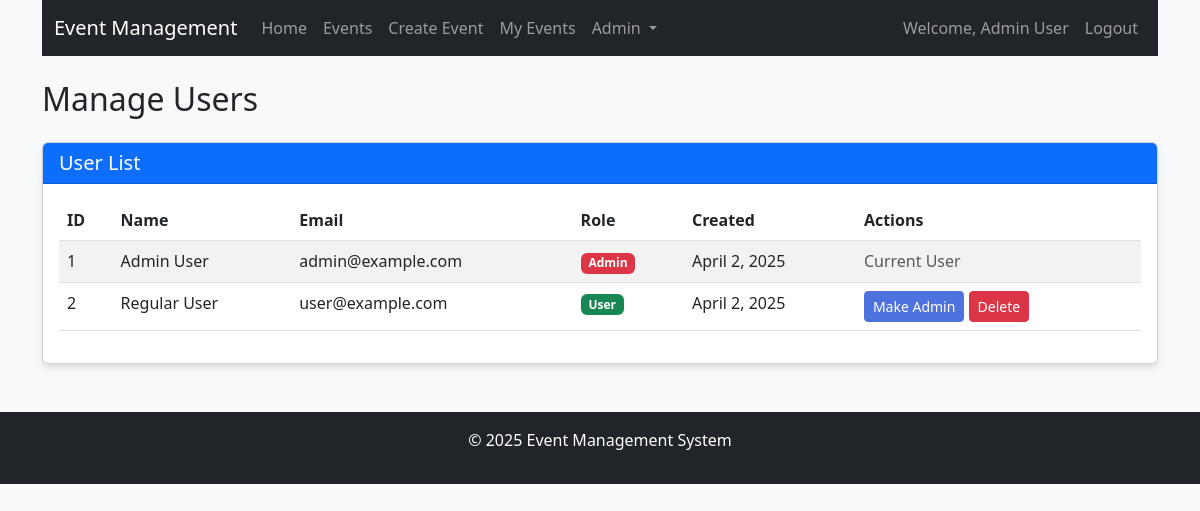
The page /index.php?page=manage-users (signed in) on the database its author committed.
### tables this page shows
CREATE TABLE IF NOT EXISTS users (
    id INT AUTO_INCREMENT PRIMARY KEY,
    name VARCHAR(100) NOT NULL,
    email VARCHAR(100) NOT NULL UNIQUE,
    password VARCHAR(255) NOT NULL,
    role ENUM('user', 'admin') DEFAULT 'user',
    created_at DATETIME DEFAULT CURRENT_TIMESTAMP
);

### includes/functions.php (called while the page is built, shortened)
<?php
function getAllUsers($conn) {
    $query = "SELECT id, name, email, role, created_at FROM users";
    $result = $conn->query($query);
    $users = array();
    if ($result && $result->num_rows > 0) {
        while ($row = $result->fetch_assoc()) {
            $users[] = $row;
        }
    }
    return $users;
}
function formatDate($date) {
    return date("F j, Y", strtotime($date));
}
?>

### pages/manage-users.php (the view, shortened to what this page needs)
<?php
$users = getAllUsers($conn);
?>
<h2 class="mb-4">Manage Users</h2>
<div class="card">
    <div class="card-header bg-primary text-white">
        <h5 class="mb-0">User List</h5>
    </div>
    <div class="card-body">
        <div class="table-responsive">
            <table class="table table-striped table-hover">
                <thead>
                    <tr>
                        <th>ID</th>
                        <th>Name</th>
                        <th>Email</th>
                        <th>Role</th>
                        <th>Created</th>
                        <th>Actions</th>
                    </tr>
                </thead>
                <tbody>
                    <?php foreach ($users as $user): ?>
                        <tr>
                            <td><?php echo $user['id']; ?></td>
                            <td><?php echo $user['name']; ?></td>
                            <td><?php echo $user['email']; ?></td>
                            <td>
                                <span class="badge bg-<?php echo ($user['role'] == 'admin') ? 'danger' : 'success'; ?>">
                                    <?php echo ucfirst($user['role']); ?>
                                </span>
                            </td>
                            <td><?php echo formatDate($user['created_at']); ?></td>
                            <td>
                                <?php if ($user['id'] != $_SESSION['user_id']): ?>
                                    <?php if ($user['role'] == 'user'): ?>
                                        <a href="index.php?page=manage-users&user=<?php echo $user['id']; ?>&role=admin"
                                           class="btn btn-sm btn-primary"
                                           onclick="return confirm('Are you sure you want to make this user an admin?')">
                                            Make Admin
                                        </a>
                                    <?php endif; ?>
                                    <a href="index.php?page=manage-users&delete=<?php echo $user['id']; ?>"
                                       class="btn btn-sm btn-danger"
                                       onclick="return confirm('Are you sure you want to delete this user? This will also delete all events created by this user and their registrations.')">
                                        Delete
                                    </a>
                                <?php else: ?>
                                    <span class="text-muted">Current User</span>
                                <?php endif; ?>
                            </td>
                        </tr>
                    <?php endforeach; ?>
                </tbody>
            </table>
        </div>
    </div>
</div>

### includes/header.php (style rules this page uses)
body { background-color: #f8f9fa; }
.card { margin-bottom: 20px; box-shadow: 0 4px 6px rgba(0, 0, 0, 0.1); }
.btn-primary { background-color: #4e73df; border-color: #4e73df; }

### rows shown on the page
users: id "1", name "Admin User", email "admin@example.com", role "Admin", created_at "April 2, 2025", shows "Current User"
users: id "2", name "Regular User", email "user@example.com", role "User", created_at "April 2, 2025"

### other values the page prints
$_SESSION['user_name'] "Admin User"
